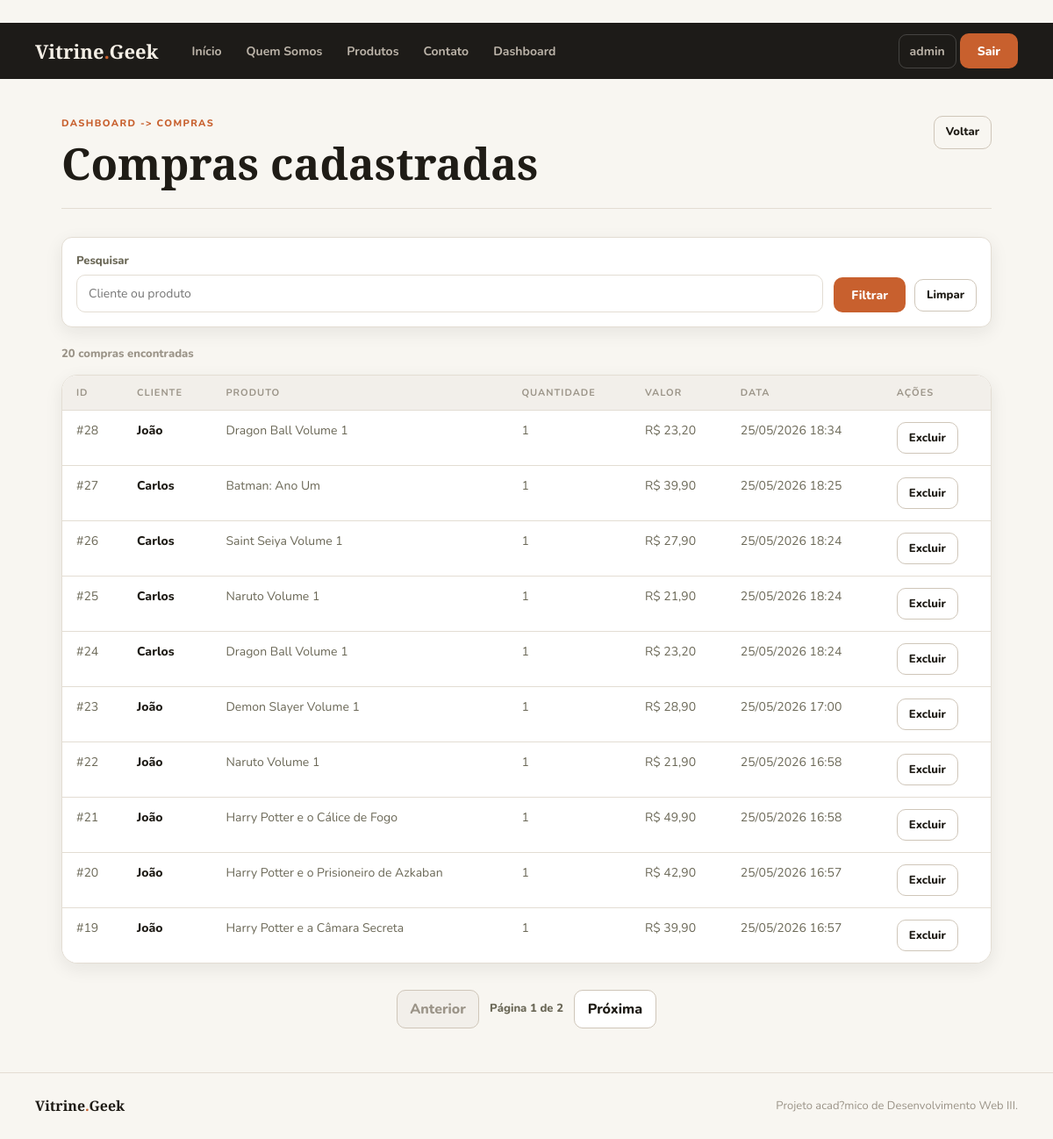
The app's page /dashboard/compras (signed in) with its own data.
### app/models.py (models this page shows, shortened)
class Compra(models.Model):
    usuario = models.ForeignKey(User, on_delete=models.CASCADE)
    produto = models.ForeignKey(Produto, on_delete=models.CASCADE)
    quantidade = models.PositiveIntegerField(default=1)
    valor_unitario = models.DecimalField(max_digits=10, decimal_places=2)
    valor_total = models.DecimalField(max_digits=10, decimal_places=2)
    data_compra = models.DateTimeField(auto_now_add=True)

class Produto(models.Model):
    nome = models.CharField(max_length=100)
    autor = models.CharField(max_length=150, blank=True, default='')
    descricao = models.TextField(blank=True, default='')
    ano = models.PositiveIntegerField(null=True, blank=True)
    imagem = models.ImageField(upload_to='produtos/')
    quantidade = models.IntegerField()
    preco = models.DecimalField(max_digits=10, decimal_places=2)
    categoria = models.ForeignKey(
        Categoria,
        on_delete=models.SET_NULL,
        null=True,
        blank=True
    )

### app/views.py (the view)
# urls.py: path('dashboard/compras', views.listarCompras, name="compras"),
@login_required
@staff_member_required
def listarCompras(request):
    busca = request.GET.get('q', '').strip()
    compras = Compra.objects.select_related('usuario', 'produto').order_by('-data_compra')
    if busca:
        compras = compras.filter(
            Q(usuario__username__icontains=busca) |
            Q(produto__nome__icontains=busca)
        )
    compras_paginadas, querystring = paginar_queryset(request, compras, 10)
    return render(request, 'compras.html', {
        'compras': compras_paginadas,
        'busca': busca,
        'querystring': querystring,
    })

### app/views.py (called while the page is built)
def paginar_queryset(request, queryset, por_pagina=10):
    query_params = request.GET.copy()
    query_params.pop('page', None)
    paginator = Paginator(queryset, por_pagina)
    return paginator.get_page(request.GET.get('page')), query_params.urlencode()

### app/templates/compras.html (shortened to what this page needs)
{% extends 'template.html' %}
{% block conteudo %}
<div class="dash-header">
    <div>
        <span class="section-label">Dashboard -> Compras</span>
        <h1>Compras cadastradas</h1>
    </div>
    <a href="{% url 'dashboard' %}" class="btn-ghost-sm">Voltar</a>
</div>
<form method="get" class="admin-filters admin-filters--single">
    <div class="filter-field">
        <label for="q">Pesquisar</label>
        <input type="search" id="q" name="q" value="{{ busca }}" placeholder="Cliente ou produto">
    </div>
    <div class="filter-actions">
        <button type="submit">Filtrar</button>
        <a href="{% url 'compras' %}" class="btn-ghost-sm">Limpar</a>
    </div>
</form>
<p class="result-count">{{ compras.paginator.count }} compras encontradas</p>
<div class="table-wrap">
    <table class="responsive-table">
        <thead>
            <tr>
                <th>ID</th>
                <th>Cliente</th>
                <th>Produto</th>
                <th>Quantidade</th>
                <th>Valor</th>
                <th>Data</th>
                <th>Ações</th>
            </tr>
        </thead>
        <tbody>
            {% for compra in compras %}
            <tr>
                <td data-label="ID">#{{ compra.id }}</td>
                <td data-label="Cliente" class="td-strong">{{ compra.usuario.username }}</td>
                <td data-label="Produto">{{ compra.produto.nome }}</td>
                <td data-label="Quantidade">{{ compra.quantidade }}</td>
                <td data-label="Valor">R$ {{ compra.valor_total }}</td>
                <td data-label="Data">{{ compra.data_compra|date:"d/m/Y H:i" }}</td>
                <td data-label="Ações">
                    <a href="#" onclick="openDeleteModal('{% url 'delcompra' compra.id %}', '{{ compra.produto.nome }}'); return false;" class="btn-ghost-sm">Excluir</a>
                </td>
            </tr>
            {% empty %}
            <tr>
                <td colspan="7" class="table-empty">Nenhuma compra encontrada.</td>
            </tr>
            {% endfor %}
        </tbody>
    </table>
</div>
{% include 'partials/paginacao.html' with page_obj=compras querystring=querystring %}
{% endblock %}

### app/templates/template.html (shortened to what this page needs)
﻿{% load static %}
<!DOCTYPE html>
<html lang="pt-BR">
<head>
    <link rel="stylesheet" href="{% static 'css/style.css' %}">
</head>
<body>
<nav class="navbar">
    <a href="{% url 'index' %}" class="nav-brand">Vitrine<span class="dot">.</span>Geek</a>
    <div class="nav-menu" id="navMenu">
        <div class="nav-links">
            <a href="{% url 'index' %}">Início</a>
            <a href="{% url 'quemsomos' %}">Quem Somos</a>
            <a href="{% url 'loja' %}">Produtos</a>
            <a href="{% url 'addcontato' %}">Contato</a>
            {% if user.is_authenticated and user.is_staff %}
                <a href="{% url 'dashboard' %}">Dashboard</a>
            {% endif %}
        </div>
        <div class="nav-actions">
            {% if user.is_authenticated %}
                <a href="{% url 'perfil' %}" class="nav-btn-ghost">{{ user.username }}</a>
                <form action="{% url 'logout' %}" method="post" class="logout-form">
                    <button type="submit" class="nav-btn-accent">Sair</button>
                </form>
            {% else %}
                <a href="{% url 'login' %}" class="nav-btn-ghost">Entrar</a>
                <a href="{% url 'cadastro' %}" class="nav-btn-accent">Cadastrar</a>
            {% endif %}
        </div>
    </div>
</nav>
<main class="main-content">
    {% block conteudo %}{% endblock %}
</main>
<footer class="footer">
    <div class="footer-brand">Vitrine<span class="dot">.</span>Geek</div>
    <p class="footer-copy">Projeto acad?mico de Desenvolvimento Web III.</p>
</footer>
</body>
</html>

### records on screen
Compra: id "28", usuario.username "João", produto.nome "Dragon Ball Volume 1", quantidade "1", valor_total "23,20", data_compra "25/05/2026 18:34"
Compra: id "27", usuario.username "Carlos", produto.nome "Batman: Ano Um", quantidade "1", valor_total "39,90", data_compra "25/05/2026 18:25"
Compra: id "26", usuario.username "Carlos", produto.nome "Saint Seiya Volume 1", quantidade "1", valor_total "27,90", data_compra "25/05/2026 18:24"
Compra: id "25", usuario.username "Carlos", produto.nome "Naruto Volume 1", quantidade "1", valor_total "21,90", data_compra "25/05/2026 18:24"
Compra: id "24", usuario.username "Carlos", produto.nome "Dragon Ball Volume 1", quantidade "1", valor_total "23,20", data_compra "25/05/2026 18:24"
Compra: id "23", usuario.username "João", produto.nome "Demon Slayer Volume 1", quantidade "1", valor_total "28,90", data_compra "25/05/2026 17:00"
Compra: id "22", usuario.username "João", produto.nome "Naruto Volume 1", quantidade "1", valor_total "21,90", data_compra "25/05/2026 16:58"
Compra: id "21", usuario.username "João", produto.nome "Harry Potter e o Cálice de Fogo", quantidade "1", valor_total "49,90", data_compra "25/05/2026 16:58"
Compra: id "20", usuario.username "João", produto.nome "Harry Potter e o Prisioneiro de Azkaban", quantidade "1", valor_total "42,90", data_compra "25/05/2026 16:57"
Compra: id "19", usuario.username "João", produto.nome "Harry Potter e a Câmara Secreta", quantidade "1", valor_total "39,90", data_compra "25/05/2026 16:57"

### other values on screen
{{ user.username }} "admin"
{{ compras.paginator.count }} "20"
{{ page_obj.number }} "1"
{{ page_obj.paginator.num_pages }} "2"
